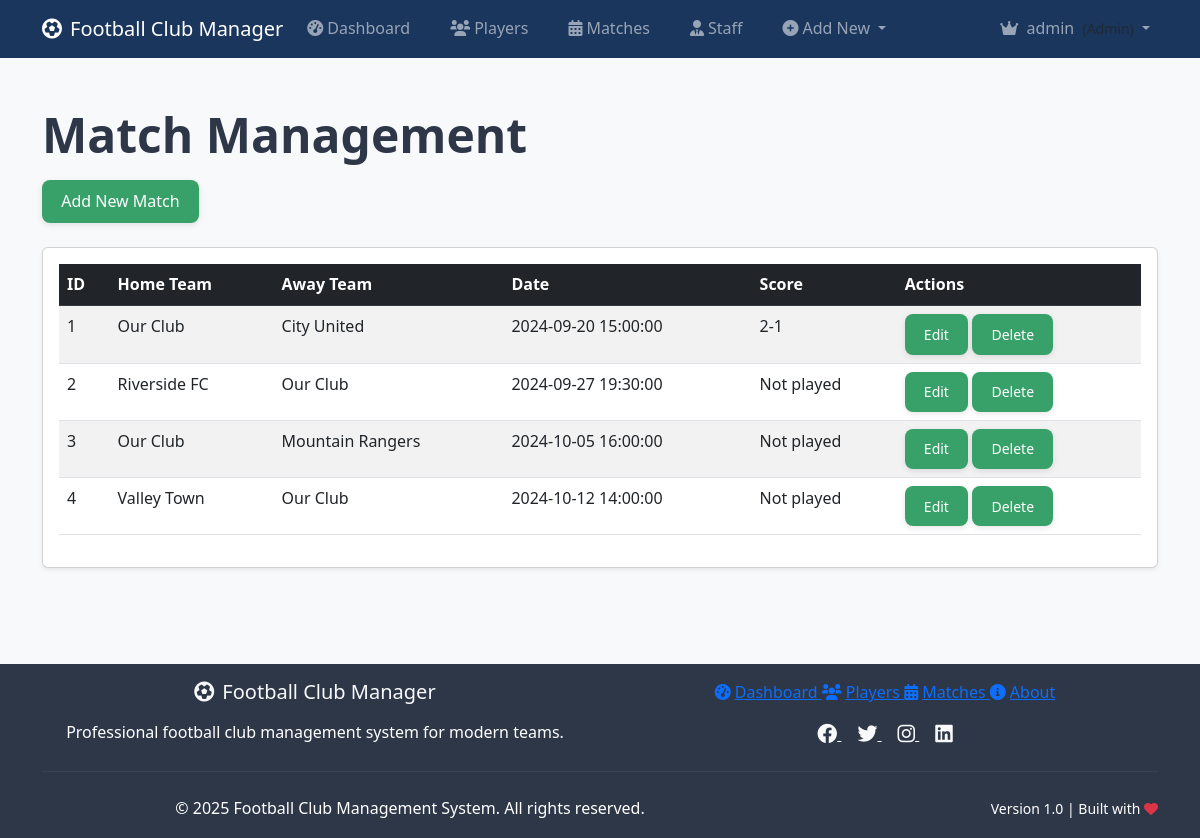
Screenshot of /matches.php (signed in) with the database file from the repository.
### tables this page shows
CREATE TABLE matches (
    id INT AUTO_INCREMENT PRIMARY KEY,
    home_team VARCHAR(100) NOT NULL,
    away_team VARCHAR(100) NOT NULL,
    match_date DATETIME NOT NULL,
    score VARCHAR(10),  
    home_score INT DEFAULT NULL,
    away_score INT DEFAULT NULL,
    venue VARCHAR(100),
    match_type ENUM('league', 'cup', 'friendly', 'championship') DEFAULT 'league',
    status ENUM('scheduled', 'live', 'completed', 'postponed', 'cancelled') DEFAULT 'scheduled',
    attendance INT,
    referee VARCHAR(100),
    notes TEXT,
    created_at TIMESTAMP DEFAULT CURRENT_TIMESTAMP,
    updated_at TIMESTAMP DEFAULT CURRENT_TIMESTAMP ON UPDATE CURRENT_TIMESTAMP,
    INDEX idx_match_date (match_date),
    INDEX idx_home_team (home_team),
    INDEX idx_away_team (away_team),
    INDEX idx_status (status)
);

### src/controllers/MatchController.php (called while the page is built, shortened)
<?php
class MatchController
{
	protected $db;
	public function __construct($database)
	{
		$this->db = $database;
	}
	public function getAllMatches()
	{
		$stmt = $this->db->query("SELECT * FROM matches");
		return $stmt->fetchAll(PDO::FETCH_ASSOC);
	}
}

### public/matches.php (the view, shortened to what this page needs)
<?php
require_once '../src/controllers/MatchController.php';
$matchController = new \App\Controllers\MatchController($conn);
$matches = $matchController->getAllMatches();
?>
<!DOCTYPE html>
<html lang="en">
<head>
    <link href="https://cdn.jsdelivr.net/npm/bootstrap@5.3.0/dist/css/bootstrap.min.css" rel="stylesheet">
    <link rel="stylesheet" href="assets/css/style.css">
</head>
<body class="bg-light">
    <?php include '../src/views/partials/header.php'; ?>
    <div class="container py-5">
        <div class="row mb-4">
            <div class="col-12">
                <h1 class="display-5 fw-bold mb-3">Match Management</h1>
                <a href="matches_add.php" class="btn btn-primary">Add New Match</a>
            </div>
        </div>
        <div class="row">
            <div class="col-12">
                <div class="card shadow-sm">
                    <div class="card-body">
                        <div class="table-responsive">
                            <table class="table table-striped table-hover">
                                <thead class="table-dark">
                                    <tr>
                                        <th>ID</th>
                                        <th>Home Team</th>
                                        <th>Away Team</th>
                                        <th>Date</th>
                                        <th>Score</th>
                                        <th>Actions</th>
                                    </tr>
                                </thead>
                                <tbody>
                                    <?php if (empty($matches)): ?>
                                        <tr>
                                            <td colspan="6" class="text-center">No matches found</td>
                                        </tr>
                                    <?php else: ?>
                                        <?php foreach ($matches as $match): ?>
                                            <tr>
                                                <td><?php echo htmlspecialchars($match['id']); ?></td>
                                                <td><?php echo htmlspecialchars($match['home_team']); ?></td>
                                                <td><?php echo htmlspecialchars($match['away_team']); ?></td>
                                                <td><?php echo htmlspecialchars($match['match_date']); ?></td>
                                                <td><?php echo htmlspecialchars($match['score'] ?? 'Not played'); ?></td>
                                                <td>
                                                    <a href="match_edit.php?id=<?php echo $match['id']; ?>" class="btn btn-sm btn-outline-primary">Edit</a>
                                                    <form action="matches.php" method="POST" style="display:inline;" onsubmit="return confirm('Are you sure you want to delete this match?');">
                                                        <button type="submit" class="btn btn-sm btn-outline-danger">Delete</button>
                                                    </form>
                                                </td>
                                            </tr>
                                        <?php endforeach; ?>
                                    <?php endif; ?>
                                </tbody>
                            </table>
                        </div>
                    </div>
                </div>
            </div>
        </div>
    </div>
    <?php include '../src/views/partials/footer.php'; ?>
</body>
</html>

### public/assets/css/style.css (style rules this page uses)
:root { --primary: #1a365d; --accent: #38a169; --bg: #f7fafc; --text: #2d3748; --radius: 8px; --shadow: 0 2px 6px rgba(0, 0, 0, 0.1); }
* { box-sizing: border-box; margin: 0; padding: 0; font-family: "Segoe UI", sans-serif; }
body { background: var(--bg); color: var(--text); line-height: 1.6; display: flex; flex-direction: column; min-height: 100vh; }
.btn { background: var(--accent); color: white; padding: 0.6rem 1.2rem; border: none; border-radius: var(--radius); cursor: pointer; box-shadow: var(--shadow); transition: 0.3s; }

### rows the page displays
matches: id "1", home_team "Our Club", away_team "City United", match_date "2024-09-20 15:00:00", score "2-1"
matches: id "2", home_team "Riverside FC", away_team "Our Club", match_date "2024-09-27 19:30:00", score "Not played"
matches: id "3", home_team "Our Club", away_team "Mountain Rangers", match_date "2024-10-05 16:00:00", score "Not played"
matches: id "4", home_team "Valley Town", away_team "Our Club", match_date "2024-10-12 14:00:00", score "Not played"

### other values shown
$_SESSION['username'] "admin"
